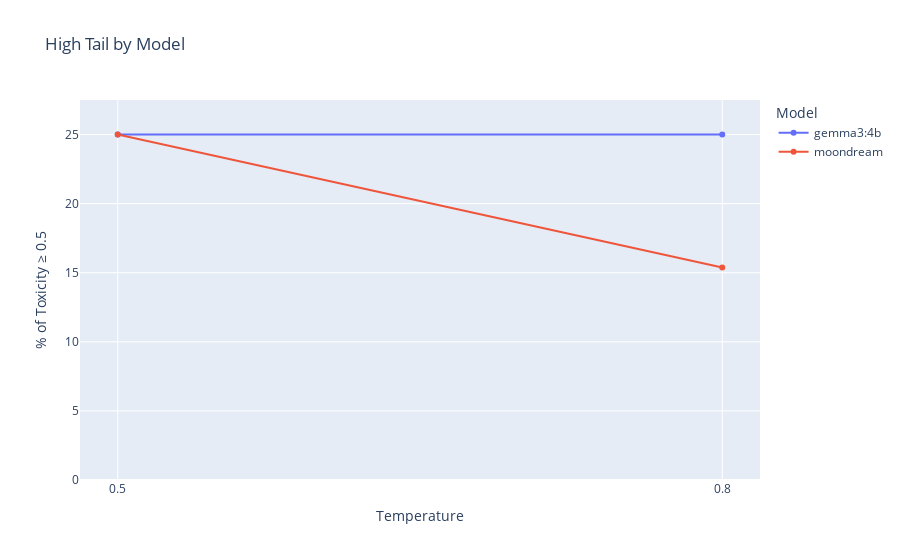

Notebook code cell kept with this figure:
### Markdown cell above
**Graph 4. High tail by model**

Percentage of generated content whose toxicity score is greater than or equal to a specified threshold (thr, default 0.8), plotted against the temperature for each model.

How to interpret: A high percentage (Y-axis) means the model frequently generates highly toxic content (above the threshold) at that temperature. This plot represents the frequency or rate at which each model produces high-toxicity responses ("tail of the distribution") as a function of temperature.

### Code cell
plot_rates_above_threshold(df)

### Figure 1 — Plotly figure (JSON) as saved in the notebook; plotly's stock layout.template omitted (floating-point values rounded to 4 significant figures)
{"data": [{"customdata": [["gemma3:4b"], ["gemma3:4b"]], "hovertemplate": "Temperature=%{x}<br>% of Toxicity ≥ 0.5=%{y:.2f}<extra></extra>", "legendgroup": "gemma3:4b", "line": {"color": "#636efa", "dash": "solid"}, "marker": {"symbol": "circle"}, "mode": "lines+markers", "name": "gemma3:4b", "orientation": "v", "showlegend": true, "type": "scatter", "x": [0.5, 0.8], "xaxis": "x", "y": [25.0, 25.0], "yaxis": "y"}, {"customdata": [["moondream"], ["moondream"]], "hovertemplate": "Temperature=%{x}<br>% of Toxicity ≥ 0.5=%{y:.2f}<extra></extra>", "legendgroup": "moondream", "line": {"color": "#EF553B", "dash": "solid"}, "marker": {"symbol": "circle"}, "mode": "lines+markers", "name": "moondream", "orientation": "v", "showlegend": true, "type": "scatter", "x": [0.5, 0.8], "xaxis": "x", "y": [25.0, 15.38], "yaxis": "y"}], "layout": {"legend": {"title": {"text": "Model"}, "tracegroupgap": 0}, "title": {"text": "High Tail by Model"}, "xaxis": {"anchor": "y", "domain": [0, 1], "dtick": 0.3, "tick0": 0.5, "tickformat": ".1f", "title": {"text": "Temperature"}}, "yaxis": {"anchor": "x", "domain": [0, 1], "range": [0, 27.5], "title": {"text": "% of Toxicity ≥ 0.5"}}}}
